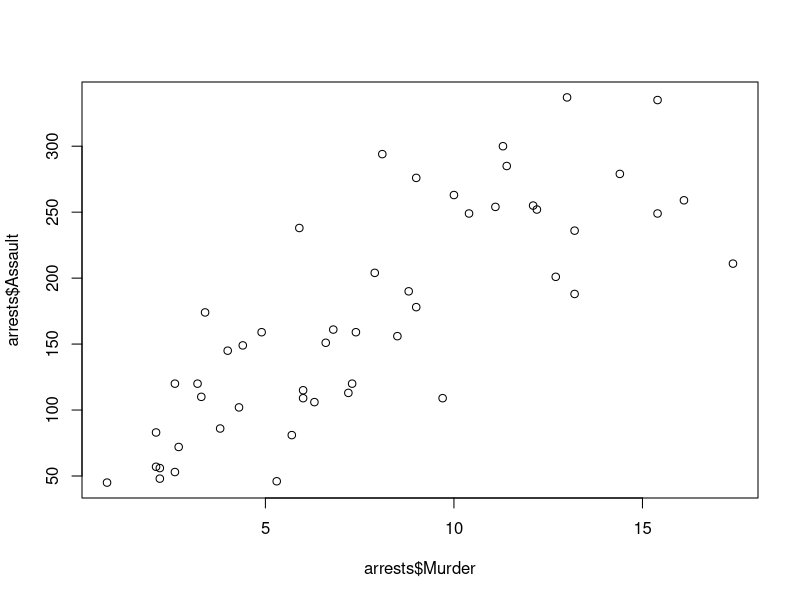
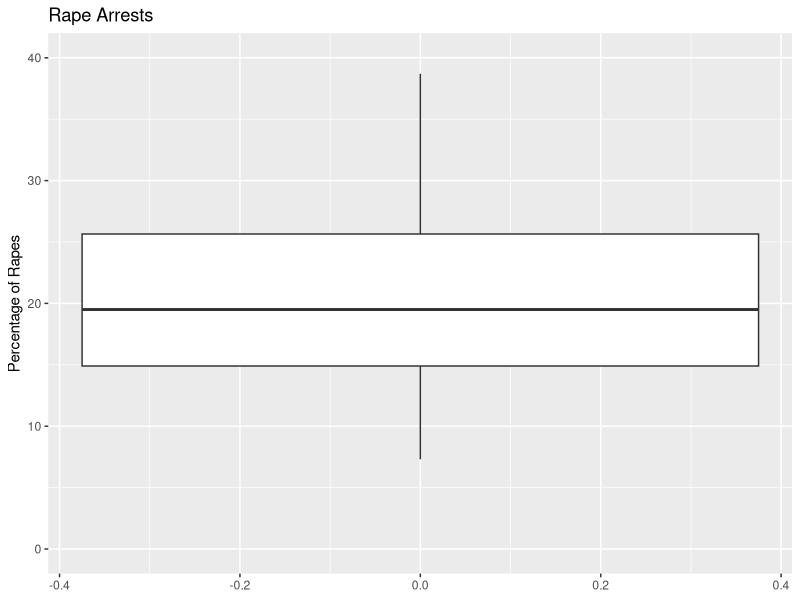
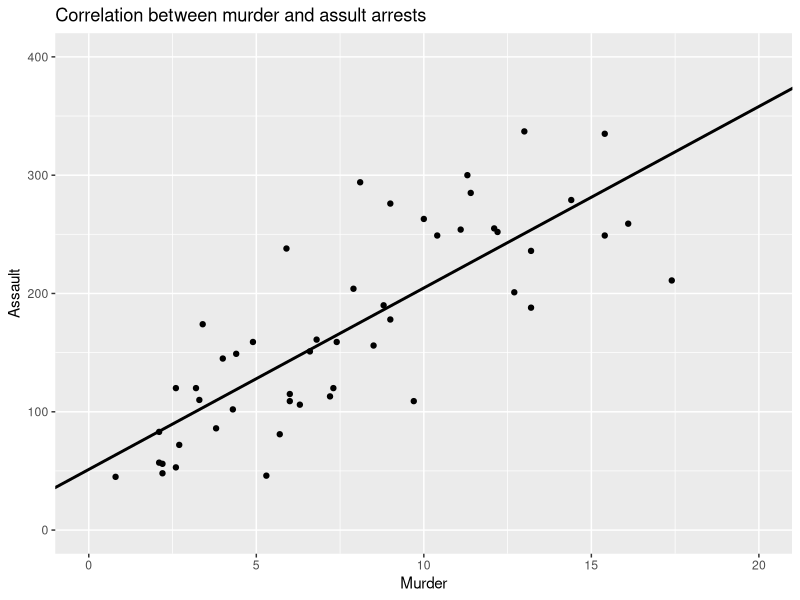
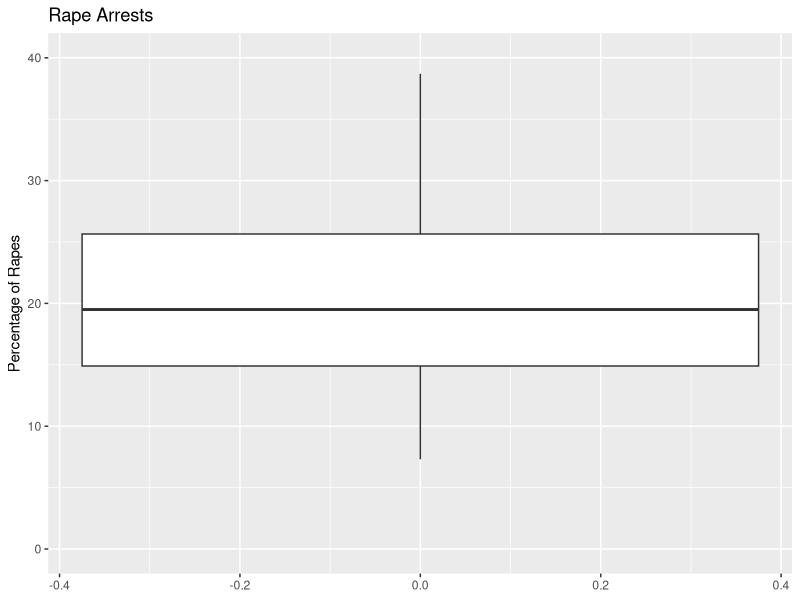
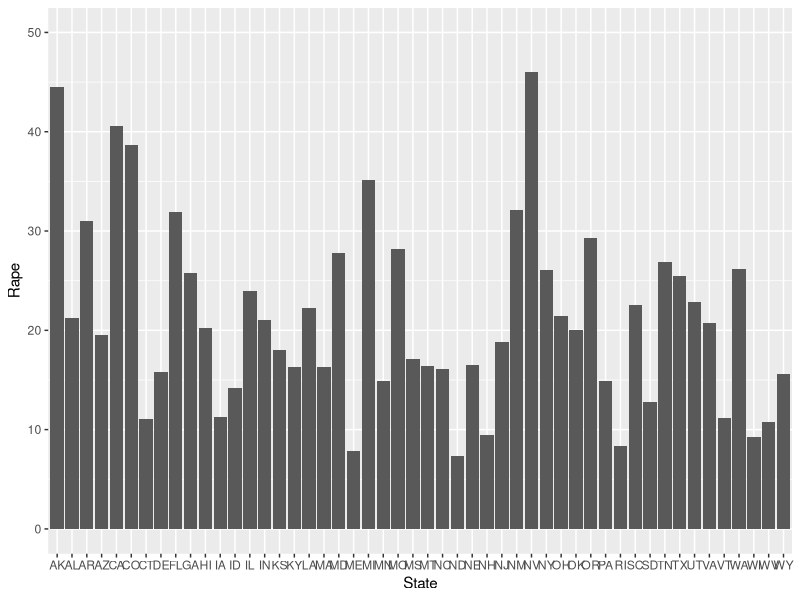
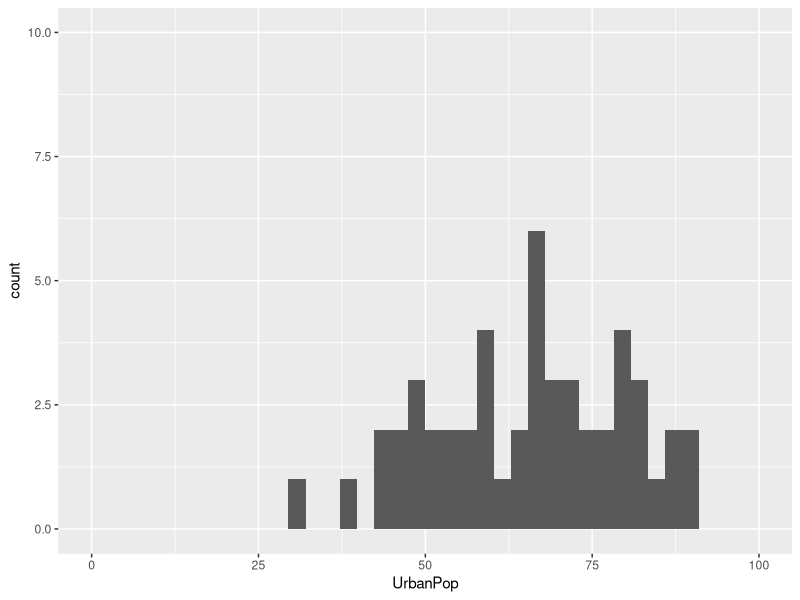

These figures' R source, in order:
setwd("~/Library/Mobile Documents/com~apple~CloudDocs")

## Exercise 7 ##

## Matthew Kim ##

install.packages("ggplot2")
library(ggplot2)

install.packages("dplyr")   
library("dplyr")


## 1. Check out the base R built-in dataset, data("USArrests"). ##

data("USArrests")

pull1 <- pull(USArrests, Murder)
pull2 <- pull(USArrests, Assault)
pull3 <- pull(USArrests, UrbanPop)
pull4 <- pull(USArrests, Rape)

arrests <- data.frame(State = c("AL", "AK", "AR", "AZ", "CA", "CO", "CT", "DE", "FL", "GA", "HI", "ID", "IL", "IN", "IA", "KS", "KY", "LA", "ME", "MD", "MA", "MI", "MN", "MS", "MO", "MT", "NE", "NV", "NH", "NJ", "NM","NY","NC","ND","OH", "OK", "OR", "PA", "RI", "SC", "SD", "TN", "TX", "UT",  "VT","VA", "WA", "WI", "WV", "WY"),
                      Murder = c(13.2, 10.0, 8.1, 8.8, 9.0, 7.9, 3.3, 5.9, 15.4, 17.4, 5.3, 2.6, 10.4, 7.2, 2.2, 6.0, 9.7, 15.4, 2.1, 11.3, 4.4, 12.1, 2.7, 16.1, 9.0, 6.0, 4.3, 12.2, 2.1, 7.4, 11.4, 11.1, 13.0,  0.8,  7.3,  6.6,  4.9, 6.3,  3.4, 14.4, 3.8, 13.2, 12.7,  3.2,  2.2,  8.5,  4.0,  5.7,  2.6,  6.8),
                      Assault = c(pull2),
                      UrbanPop = c(pull3),
                      Rape = c(pull4)
)
print(arrests)


## 2. Create a scatterplot that looks at the correlation between murder and assault arrests. Label the x and y axes and title the graph. ##

regression <- lm(Assault ~ Murder, arrests)
summary(regression)

plot(arrests$Murder, arrests$Assault)

plot1 <- ggplot(arrests, aes(x = Murder, y = Assault)) +
geom_point() +
  geom_abline(intercept = 51.27, slope = 15.34, linetype  = "solid", color = "black", size = 1) +
  ggtitle("Correlation between murder and assult arrests") +
  xlim(0, 20) +
  ylim(0, 400) +
  xlab("Murder") +
  ylab("Assault") +
  theme(legend.position="bottom")
ggsave("scatterplot.pdf", width = 30, height = 15)

## 3. Create a boxplot of rape arrests. Label the plot. ##

ggplot(arrests) + 
  geom_boxplot(aes(y = Rape)) + 
  ylim(c(0, 40)) +
  labs(title = "Rape Arrests",
       y = "Percentage of Rapes")
ggsave("boxplot.pdf", width = 30, height = 15)

mean(arrests$Rape)

## 4. Create a barplot of the number of rape arrests per state. ##

plot3 <- ggplot(arrests, aes(x = State, y = Rape)) +
geom_bar(stat = "identity") +
ylim(c(0, 50))
ggsave("barplot.pdf", width = 30, height = 15)

mean(arrests$Rape)

## 5. Create a histogram for the percent of urban population. ##
 
plot4 <- ggplot(arrests, aes(x=UrbanPop)) +
geom_histogram(bins = 40) +
  xlim(0, 100) +
  ylim(0, 10) 
ggsave("histogram.pdf", width = 30, height = 15)




